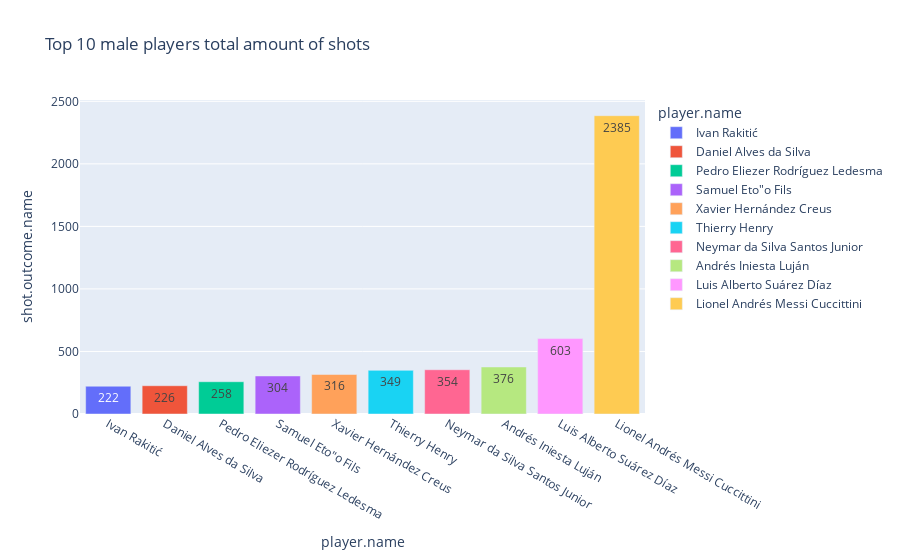

Notebook cell for this chart:
### Code cell
import plotly.express as px

fig = px.bar(male_top, x='player.name', y='shot.outcome.name',text_auto=True, color="player.name",title='Top 10 male players total amount of shots')
fig.show()

### Figure 1 — Plotly figure (JSON) as saved in the notebook; plotly's stock layout.template omitted (floating-point values rounded to 4 significant figures)
{"data": [{"alignmentgroup": "True", "hovertemplate": "player.name=%{x}<br>shot.outcome.name=%{y}<extra></extra>", "legendgroup": "Ivan Rakitić", "marker": {"color": "#636efa", "pattern": {"shape": ""}}, "name": "Ivan Rakitić", "offsetgroup": "Ivan Rakitić", "orientation": "v", "showlegend": true, "textposition": "auto", "texttemplate": "%{y}", "type": "bar", "x": ["Ivan Rakitić"], "xaxis": "x", "y": [222], "yaxis": "y"}, {"alignmentgroup": "True", "hovertemplate": "player.name=%{x}<br>shot.outcome.name=%{y}<extra></extra>", "legendgroup": "Daniel Alves da Silva", "marker": {"color": "#EF553B", "pattern": {"shape": ""}}, "name": "Daniel Alves da Silva", "offsetgroup": "Daniel Alves da Silva", "orientation": "v", "showlegend": true, "textposition": "auto", "texttemplate": "%{y}", "type": "bar", "x": ["Daniel Alves da Silva"], "xaxis": "x", "y": [226], "yaxis": "y"}, {"alignmentgroup": "True", "hovertemplate": "player.name=%{x}<br>shot.outcome.name=%{y}<extra></extra>", "legendgroup": "Pedro Eliezer Rodríguez Ledesma", "marker": {"color": "#00cc96", "pattern": {"shape": ""}}, "name": "Pedro Eliezer Rodríguez Ledesma", "offsetgroup": "Pedro Eliezer Rodríguez Ledesma", "orientation": "v", "showlegend": true, "textposition": "auto", "texttemplate": "%{y}", "type": "bar", "x": ["Pedro Eliezer Rodríguez Ledesma"], "xaxis": "x", "y": [258], "yaxis": "y"}, {"alignmentgroup": "True", "hovertemplate": "player.name=%{x}<br>shot.outcome.name=%{y}<extra></extra>", "legendgroup": "Samuel Eto\"o Fils", "marker": {"color": "#ab63fa", "pattern": {"shape": ""}}, "name": "Samuel Eto\"o Fils", "offsetgroup": "Samuel Eto\"o Fils", "orientation": "v", "showlegend": true, "textposition": "auto", "texttemplate": "%{y}", "type": "bar", "x": ["Samuel Eto\"o Fils"], "xaxis": "x", "y": [304], "yaxis": "y"}, {"alignmentgroup": "True", "hovertemplate": "player.name=%{x}<br>shot.outcome.name=%{y}<extra></extra>", "legendgroup": "Xavier Hernández Creus", "marker": {"color": "#FFA15A", "pattern": {"shape": ""}}, "name": "Xavier Hernández Creus", "offsetgroup": "Xavier Hernández Creus", "orientation": "v", "showlegend": true, "textposition": "auto", "texttemplate": "%{y}", "type": "bar", "x": ["Xavier Hernández Creus"], "xaxis": "x", "y": [316], "yaxis": "y"}, {"alignmentgroup": "True", "hovertemplate": "player.name=%{x}<br>shot.outcome.name=%{y}<extra></extra>", "legendgroup": "Thierry Henry", "marker": {"color": "#19d3f3", "pattern": {"shape": ""}}, "name": "Thierry Henry", "offsetgroup": "Thierry Henry", "orientation": "v", "showlegend": true, "textposition": "auto", "texttemplate": "%{y}", "type": "bar", "x": ["Thierry Henry"], "xaxis": "x", "y": [349], "yaxis": "y"}, {"alignmentgroup": "True", "hovertemplate": "player.name=%{x}<br>shot.outcome.name=%{y}<extra></extra>", "legendgroup": "Neymar da Silva Santos Junior", "marker": {"color": "#FF6692", "pattern": {"shape": ""}}, "name": "Neymar da Silva Santos Junior", "offsetgroup": "Neymar da Silva Santos Junior", "orientation": "v", "showlegend": true, "textposition": "auto", "texttemplate": "%{y}", "type": "bar", "x": ["Neymar da Silva Santos Junior"], "xaxis": "x", "y": [354], "yaxis": "y"}, {"alignmentgroup": "True", "hovertemplate": "player.name=%{x}<br>shot.outcome.name=%{y}<extra></extra>", "legendgroup": "Andrés Iniesta Luján", "marker": {"color": "#B6E880", "pattern": {"shape": ""}}, "name": "Andrés Iniesta Luján", "offsetgroup": "Andrés Iniesta Luján", "orientation": "v", "showlegend": true, "textposition": "auto", "texttemplate": "%{y}", "type": "bar", "x": ["Andrés Iniesta Luján"], "xaxis": "x", "y": [376], "yaxis": "y"}, {"alignmentgroup": "True", "hovertemplate": "player.name=%{x}<br>shot.outcome.name=%{y}<extra></extra>", "legendgroup": "Luis Alberto Suárez Díaz", "marker": {"color": "#FF97FF", "pattern": {"shape": ""}}, "name": "Luis Alberto Suárez Díaz", "offsetgroup": "Luis Alberto Suárez Díaz", "orientation": "v", "showlegend": true, "textposition": "auto", "texttemplate": "%{y}", "type": "bar", "x": ["Luis Alberto Suárez Díaz"], "xaxis": "x", "y": [603], "yaxis": "y"}, {"alignmentgroup": "True", "hovertemplate": "player.name=%{x}<br>shot.outcome.name=%{y}<extra></extra>", "legendgroup": "Lionel Andrés Messi Cuccittini", "marker": {"color": "#FECB52", "pattern": {"shape": ""}}, "name": "Lionel Andrés Messi Cuccittini", "offsetgroup": "Lionel Andrés Messi Cuccittini", "orientation": "v", "showlegend": true, "textposition": "auto", "texttemplate": "%{y}", "type": "bar", "x": ["Lionel Andrés Messi Cuccittini"], "xaxis": "x", "y": [2385], "yaxis": "y"}], "layout": {"barmode": "relative", "legend": {"title": {"text": "player.name"}, "tracegroupgap": 0}, "title": {"text": "Top 10 male players total amount of shots"}, "xaxis": {"anchor": "y", "categoryarray": ["Ivan Rakitić", "Daniel Alves da Silva", "Pedro Eliezer Rodríguez Ledesma", "Samuel Eto\"o Fils", "Xavier Hernández Creus", "Thierry Henry", "Neymar da Silva Santos Junior", "Andrés Iniesta Luján", "Luis Alberto Suárez Díaz", "Lionel Andrés Messi Cuccittini"], "categoryorder": "array", "domain": [0, 1], "title": {"text": "player.name"}}, "yaxis": {"anchor": "x", "domain": [0, 1], "title": {"text": "shot.outcome.name"}}}}
